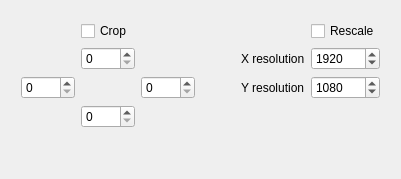
      <widget class="QWidget" name="tab_dimensions">
       <property name="statusTip">
        <string>Control the size of your output video</string>
       </property>
       <attribute name="title">
        <string>Dimensions</string>
       </attribute>
       <layout class="QGridLayout" name="gridLayout_10">
        <item row="1" column="2">
         <spacer name="horizontalSpacer_7">
          <property name="orientation">
           <enum>Qt::Horizontal</enum>
          </property>
          <property name="sizeType">
           <enum>QSizePolicy::Maximum</enum>
          </property>
          <property name="sizeHint" stdset="0">
           <size>
            <width>10</width>
            <height>20</height>
           </size>
          </property>
         </spacer>
        </item>
        <item row="1" column="0">
         <spacer name="horizontalSpacer_6">
          <property name="orientation">
           <enum>Qt::Horizontal</enum>
          </property>
          <property name="sizeType">
           <enum>QSizePolicy::Maximum</enum>
          </property>
          <property name="sizeHint" stdset="0">
           <size>
            <width>10</width>
            <height>20</height>
           </size>
          </property>
         </spacer>
        </item>
        <item row="1" column="1">
         <layout class="QGridLayout" name="gridLayout_9">
          <item row="1" column="5">
           <widget class="QSpinBox" name="spinBox_xres">
            <property name="statusTip">
             <string>Number of pixels in horizontal line</string>
            </property>
            <property name="minimum">
             <number>1</number>
            </property>
            <property name="maximum">
             <number>9999</number>
            </property>
            <property name="singleStep">
             <number>2</number>
            </property>
            <property name="value">
             <number>1920</number>
            </property>
           </widget>
          </item>
          <item row="2" column="4">
           <widget class="QLabel" name="label_yres">
            <property name="text">
             <string>Y resolution</string>
            </property>
           </widget>
          </item>
          <item row="3" column="1">
           <widget class="QSpinBox" name="spinBox_cropdown">
            <property name="statusTip">
             <string>Pixels to remove from the bottom</string>
            </property>
            <property name="maximum">
             <number>9999</number>
            </property>
            <property name="singleStep">
             <number>2</number>
            </property>
           </widget>
          </item>
          <item row="0" column="5">
           <widget class="QCheckBox" name="checkBox_rescale">
            <property name="statusTip">
             <string>Rescaling happens after cropping if both are enabled</string>
            </property>
            <property name="text">
             <string>Rescale</string>
            </property>
           </widget>
          </item>
          <item row="1" column="3">
           <spacer name="horizontalSpacer_5">
            <property name="orientation">
             <enum>Qt::Horizontal</enum>
            </property>
            <property name="sizeHint" stdset="0">
             <size>
              <width>40</width>
              <height>20</height>
             </size>
            </property>
           </spacer>
          </item>
          <item row="2" column="2">
           <widget class="QSpinBox" name="spinBox_cropright">
            <property name="statusTip">
             <string>Pixels to remove from the right</string>
            </property>
            <property name="maximum">
             <number>9999</number>
            </property>
            <property name="singleStep">
             <number>2</number>
            </property>
           </widget>
          </item>
          <item row="0" column="1">
           <widget class="QCheckBox" name="checkBox_cropping">
            <property name="statusTip">
             <string>Cropping happens before rescaling if both are enabled</string>
            </property>
            <property name="text">
             <string>Crop</string>
            </property>
           </widget>
          </item>
          <item row="1" column="1">
           <widget class="QSpinBox" name="spinBox_croptop">
            <property name="statusTip">
             <string>Pixels to remove from the top</string>
            </property>
            <property name="maximum">
             <number>9999</number>
            </property>
            <property name="singleStep">
             <number>2</number>
            </property>
           </widget>
          </item>
          <item row="2" column="5">
           <widget class="QSpinBox" name="spinBox_yres">
            <property name="statusTip">
             <string>Number of pixels in vertical line</string>
            </property>
            <property name="minimum">
             <number>1</number>
            </property>
            <property name="maximum">
             <number>9999</number>
            </property>
            <property name="singleStep">
             <number>2</number>
            </property>
            <property name="value">
             <number>1080</number>
            </property>
           </widget>
          </item>
          <item row="1" column="4">
           <widget class="QLabel" name="label_xres">
            <property name="text">
             <string>X resolution</string>
            </property>
           </widget>
          </item>
          <item row="2" column="0">
           <widget class="QSpinBox" name="spinBox_cropleft">
            <property name="statusTip">
             <string>Pixels to remove from the left</string>
            </property>
            <property name="maximum">
             <number>9999</number>
            </property>
            <property name="singleStep">
             <number>2</number>
            </property>
           </widget>
          </item>
         </layout>
        </item>
        <item row="2" column="1">
         <spacer name="verticalSpacer_3">
          <property name="orientation">
           <enum>Qt::Vertical</enum>
          </property>
          <property name="sizeHint" stdset="0">
           <size>
            <width>20</width>
            <height>40</height>
           </size>
          </property>
         </spacer>
        </item>
        <item row="0" column="1">
         <spacer name="verticalSpacer_4">
          <property name="orientation">
           <enum>Qt::Vertical</enum>
          </property>
          <property name="sizeType">
           <enum>QSizePolicy::Maximum</enum>
          </property>
          <property name="sizeHint" stdset="0">
           <size>
            <width>20</width>
            <height>10</height>
           </size>
          </property>
         </spacer>
        </item>
       </layout>
      </widget>
